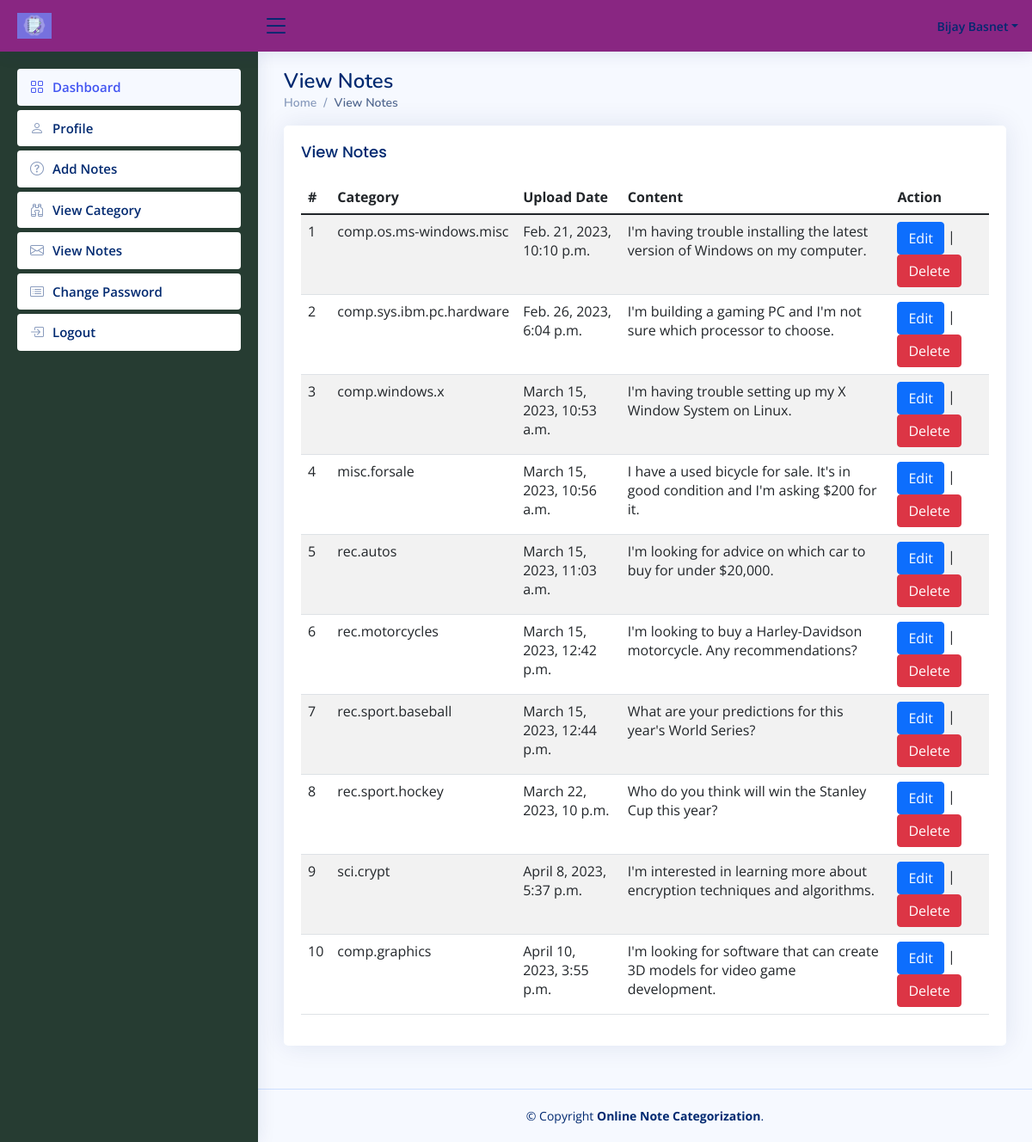
Page /viewNotes (signed in) on the committed database.
### enotes/models.py (models this page shows, shortened)
class Notes(models.Model):
    signup = models.ForeignKey(Signup, on_delete=models.CASCADE)
    Title = models.CharField(max_length=200, null=True)
    Content = models.CharField(max_length=450, null=True)
    Category = models.CharField(max_length=50, null=True)
    CreationDate = models.DateTimeField(auto_now_add=True)
    UpdationDate = models.DateField(null=True)

### enotes/views.py (the view)
# urls.py: path('viewNotes', viewNotes, name='viewNotes'),
def viewNotes(request):
    if not request.user.is_authenticated:
        return redirect('user_login')
    user = User.objects.get(id=request.user.id)
    signup = Signup.objects.get(user=user)
    notes = Notes.objects.filter(signup=signup)
    return render(request, 'viewNotes.html', locals())

### enotes/templates/viewNotes.html
{% extends 'usernavbar.html' %}
{% block main %}
<div class="pagetitle">
    <h1>View Notes</h1>
    <nav>
        <ol class="breadcrumb">
            <li class="breadcrumb-item"><a href="/dashboard">Home</a></li>
            <li class="breadcrumb-item active">View Notes</li>
        </ol>
    </nav>
</div>
<section class="section">
      <div class="row">
        <div class="col-lg-12">
          <div class="card">
            <div class="card-body">
              <h5 class="card-title">View Notes</h5>
              <table class="table table-striped">
                <thead>
                  <tr>
                    <th scope="col">#</th>
                      <th scope="col">Category</th>
                    <th scope="col">Upload Date</th>
                      <th scope="col">Content</th>
                    <th scope="col">Action</th>
                  </tr>
                </thead>
                <tbody>
                  {% for i in notes %}
                  <tr>
                    <td>{{forloop.counter}}</td>
                      <td>{{i.Category}}</td>
					<td>{{i.CreationDate}}</td>
                      <td>{{i.Content}}</td>
                    <td><a href="{% url 'editNotes' i.id %}" class="btn btn-primary">Edit</a> |
                    <a href="{% url 'deleteNotes' i.id %}" class="btn btn-danger" onclick="return confirm('Are your sure to Delete ?')">Delete</a></td>
                  </tr>
                  {% endfor %}
                </tbody>
              </table>
            </div>
          </div>
        </div>
      </div>
    </section>
{% endblock %}

### enotes/templates/usernavbar.html (shortened to what this page needs)
{% load static %}
<html lang="en">
<head>
  <link href="{% static 'assets/vendor/bootstrap/css/bootstrap.min.css' %}" rel="stylesheet">
  <link href="{% static 'assets/vendor/bootstrap-icons/bootstrap-icons.css' %}" rel="stylesheet">
  <link href="{% static 'assets/vendor/boxicons/css/boxicons.min.css' %}" rel="stylesheet">
  <link href="{% static 'assets/vendor/quill/quill.snow.css' %}" rel="stylesheet">
  <link href="{% static 'assets/vendor/quill/quill.bubble.css' %}" rel="stylesheet">
  <link href="{% static 'assets/vendor/remixicon/remixicon.css' %}" rel="stylesheet">
  <link href="{% static 'assets/vendor/simple-datatables/style.css' %}" rel="stylesheet">
  <link href="{% static 'assets/css/style.css' %}" rel="stylesheet">
</head>
<body>
  <header id="header" class="header fixed-top d-flex align-items-center">
    <div class="d-flex align-items-center justify-content-between">
      <a href="" class="logo d-flex align-items-center">
        <img src="{% static 'images/enotes.png' %}" alt="">
      </a>
      <i class="bi bi-list toggle-sidebar-btn"></i>
    </div>
    <nav class="header-nav ms-auto">
      <ul class="d-flex align-items-center">
        <li class="nav-item dropdown pe-3">
          <a class="nav-link nav-profile d-flex align-items-center pe-0" href="#" data-bs-toggle="dropdown">
            <span class="d-none d-md-block dropdown-toggle ps-2">{{request.user.first_name}} {{request.user.last_name}}</span>
          </a>
        </li>
      </ul>
    </nav>
  </header>
  <aside id="sidebar" class="sidebar">
    <ul class="sidebar-nav" id="sidebar-nav">
      <li class="nav-item">
        <a class="nav-link" href="/dashboard">
          <i class="bi bi-grid"></i>
          <span>Dashboard</span>
        </a>
      </li>
      <li class="nav-item">
        <a class="nav-link collapsed" href="/profile">
          <i class="bi bi-person"></i>
          <span>Profile</span>
        </a>
      </li>
      <li class="nav-item">
        <a class="nav-link collapsed" href="/addNotes">
          <i class="bi bi-question-circle"></i>
          <span>Add Notes</span>
        </a>
      </li>
       <li class="nav-item">
        <a class="nav-link collapsed" href="/viewCategory">
          <i class="bi bi-binoculars"></i>
          <span>View Category</span>
        </a>
      </li>
      <li class="nav-item">
        <a class="nav-link collapsed" href="/viewNotes">
          <i class="bi bi-envelope"></i>
          <span>View Notes</span>
        </a>
      </li>
      <li class="nav-item">
        <a class="nav-link collapsed" href="/changePassword">
          <i class="bi bi-card-list"></i>
          <span>Change Password</span>
        </a>
      </li>
      <li class="nav-item">
        <a class="nav-link collapsed" href="/logout">
          <i class="bi bi-box-arrow-in-right"></i>
          <span>Logout</span>
        </a>
      </li>
    </ul>
  </aside>
  <main id="main" class="main">
    <section class="section dashboard">
      {% block main %}
      {% endblock %}
    </section>
  </main>
  <footer id="footer" class="footer">
    <div class="copyright">
      &copy; Copyright <strong><span>Online Note Categorization</span></strong>.
    </div>
  </footer>
</body>
</html>

### enotes/static/assets/css/style.css (style rules this page uses)
:root { scroll-behavior: smooth; }
body { font-family: "Open Sans", sans-serif; background: #f6f9ff; color: #444444; }
a { color: #4154f1; text-decoration: none; }
h1, h2, h3, h4, h5, h6 { font-family: "Nunito", sans-serif; }
#main { margin-top: 60px; padding: 20px 30px; transition: all 0.3s; }
.pagetitle { margin-bottom: 10px; }
.pagetitle h1 { font-size: 24px; margin-bottom: 0; font-weight: 600; color: #012970; }
.card { margin-bottom: 30px; border: none; border-radius: 5px; box-shadow: 0px 0 30px rgba(1, 41, 112, 0.1); }
.card-title { padding: 20px 0 15px 0; font-size: 18px; font-weight: 500; color: #012970; font-family: "Poppins", sans-serif; }
.card-body { padding: 0 20px 20px 20px; }
.breadcrumb { font-size: 14px; font-family: "Nunito", sans-serif; color: #899bbd; font-weight: 600; }
.breadcrumb a { color: #899bbd; transition: 0.3s; }
.breadcrumb .breadcrumb-item::before { color: #899bbd; }
.breadcrumb .active { color: #51678f; font-weight: 600; }
.logo { line-height: 1; }
@media (min-width: 1200px) { .logo { width: 280px; } }
.logo img { max-height: 30px; margin-right: 6px; }
.header { transition: all 0.5s; z-index: 997; height: 60px; box-shadow: 0px 2px 20px rgba(1, 41, 112, 0.1); background-color: #892682; padding-left: 20px; }
.header .toggle-sidebar-btn { font-size: 32px; padding-left: 5px; cursor: pointer; color: #012970; }
.header-nav ul { list-style: none; }
.header-nav > ul { margin: 0; padding: 0; }
.header-nav .nav-profile { color: #012970; }
.header-nav .nav-profile span { font-size: 14px; font-weight: 600; }
.sidebar { position: fixed; top: 60px; left: 0; bottom: 0; width: 300px; z-index: 996; transition: all 0.3s; padding: 20px; overflow-y: auto; scrollbar-width: thin; scrollbar-color: #aab7cf transparent; box-shadow: 0px 0px 20px rgba(1, 41, 112, 0.1); background-color: #263c32; }
@media (min-width: 1200px) { #main, #footer { margin-left: 300px; } }
.sidebar-nav { padding: 0; margin: 0; list-style: none; }
.sidebar-nav li { padding: 0; margin: 0; list-style: none; }
.sidebar-nav .nav-item { margin-bottom: 5px; }
.sidebar-nav .nav-link { display: flex; align-items: center; font-size: 15px; font-weight: 600; color: #4154f1; transition: 0.3; background: #f6f9ff; padding: 10px 15px; border-radius: 4px; }
.sidebar-nav .nav-link i { font-size: 16px; margin-right: 10px; color: #4154f1; }
.sidebar-nav .nav-link.collapsed { color: #012970; background: #fff; }
.sidebar-nav .nav-link.collapsed i { color: #899bbd; }
.footer { padding: 20px 0; font-size: 14px; transition: all 0.3s; border-top: 1px solid #cddfff; }
.footer .copyright { text-align: center; color: #012970; }

### rows in the picture
Notes: Category "comp.os.ms-windows.misc", CreationDate "Feb. 21, 2023, 10:10 p.m.", Content "I'm having trouble installing the latest version of Windows on my computer."
Notes: Category "comp.sys.ibm.pc.hardware", CreationDate "Feb. 26, 2023, 6:04 p.m.", Content "I'm building a gaming PC and I'm not sure which processor to choose."
Notes: Category "comp.windows.x", CreationDate "March 15, 2023, 10:53 a.m.", Content "I'm having trouble setting up my X Window System on Linux."
Notes: Category "misc.forsale", CreationDate "March 15, 2023, 10:56 a.m.", Content "I have a used bicycle for sale. It's in good condition and I'm asking $200 for it."
Notes: Category "rec.autos", CreationDate "March 15, 2023, 11:03 a.m.", Content "I'm looking for advice on which car to buy for under $20,000."
Notes: Category "rec.motorcycles", CreationDate "March 15, 2023, 12:42 p.m.", Content "I'm looking to buy a Harley-Davidson motorcycle. Any recommendations?"
Notes: Category "rec.sport.baseball", CreationDate "March 15, 2023, 12:44 p.m.", Content "What are your predictions for this year's World Series?"
Notes: Category "rec.sport.hockey", CreationDate "March 22, 2023, 10 p.m.", Content "Who do you think will win the Stanley Cup this year?"
Notes: Category "sci.crypt", CreationDate "April 8, 2023, 5:37 p.m.", Content "I'm interested in learning more about encryption techniques and algorithms."
Notes: Category "comp.graphics", CreationDate "April 10, 2023, 3:55 p.m.", Content "I'm looking for software that can create 3D models for video game development."

### other values in the picture
{{ request.user.first_name }} "Bijay"
{{ request.user.last_name }} "Basnet"
